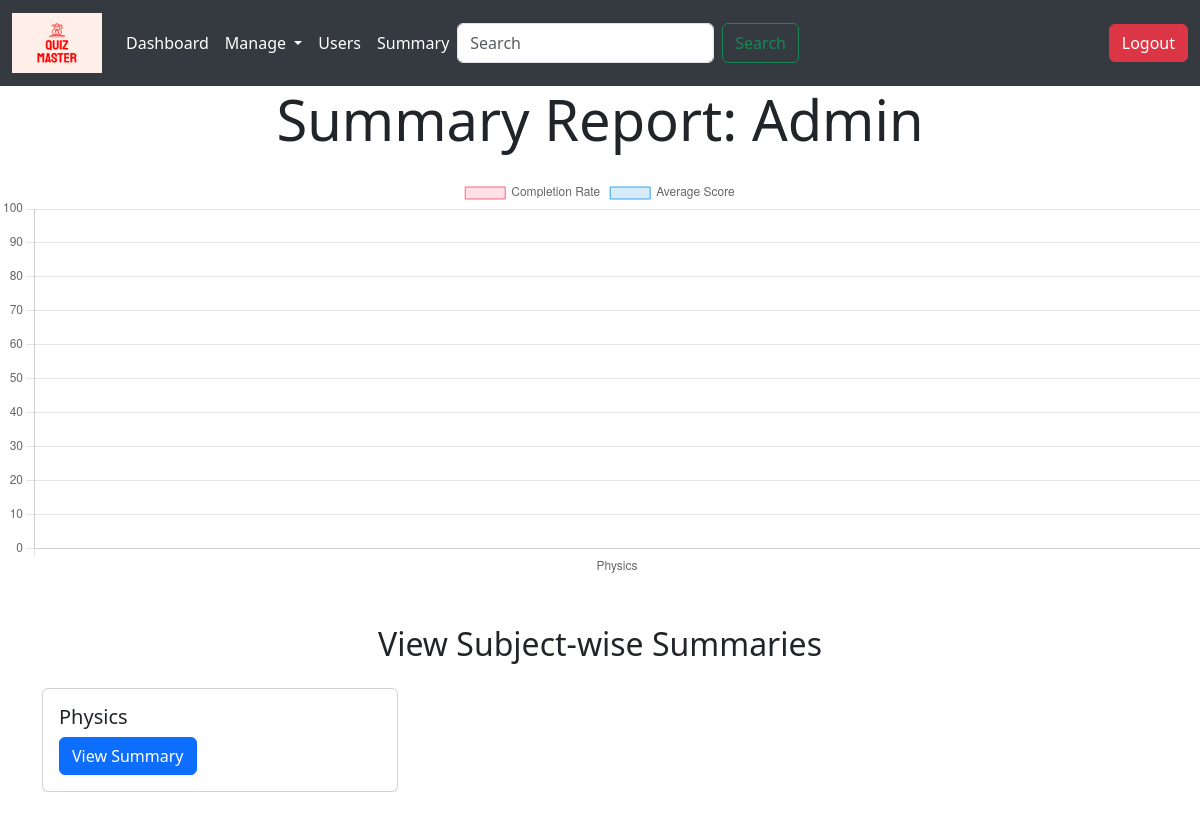
/user_summary/1 (signed in), run on an earlier commit of the app's database.
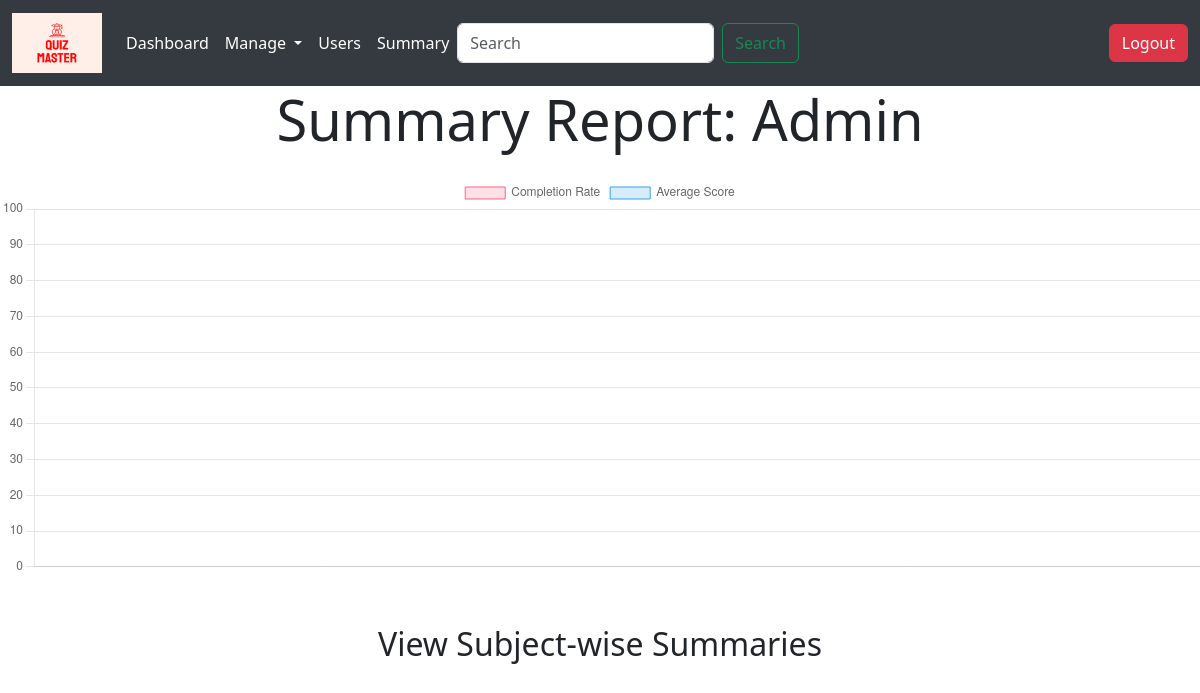
And on a later commit of the database.
### controller/models.py (models this page shows)
class Subject(db.Model):
    id = db.Column(db.Integer,primary_key = True, autoincrement = True)
    name = db.Column(db.String(128), unique = True, nullable = False)
    description = db.Column(db.Text)
    chapters = db.relationship('Chapter', backref = 'subject', lazy = True)

### controller/user_summary_routes.py (the view)
@app.route('/user_summary/<int:user_id>')
@login_required
def user_summary(user_id):
    if current_user.role == 'admin' or current_user.id == user_id:
        user = User.query.get_or_404(user_id)
        subjects = Subject.query.all()
        chart_data = []
        for subject in subjects:
            chapters = Chapter.query.filter_by(subject_id=subject.id).all()
            quizzes = []
            for chapter in chapters:
                quizzes.extend(Quiz.query.filter_by(chapter_id=chapter.id).all())
            attempts = Score.query.filter_by(user_id=user.id).all()
            attempted_quizzes = [attempt.quiz_id for attempt in attempts]
            print(attempted_quizzes) #Debugging
            completion_rate = len([quiz.id for quiz in quizzes if quiz.id in attempted_quizzes]) / len(quizzes) * 100 if quizzes else 0 #What percentage of quizzes of that subject has the user completed
            sum_percent_score = 0 #Sum of the percentage scores of all quizzes of that subject
            count = 0
            for quiz in quizzes:
                if quiz.id in attempted_quizzes:
                    attempt = Score.query.filter_by(user_id=user.id, quiz_id=quiz.id).first()
                    percent_score = attempt.score / quiz.maximum_marks * 100 if quiz.maximum_marks > 0 else 0
                    sum_percent_score += percent_score
                    count += 1
            percentage_average_score = sum_percent_score / count if count > 0 else 0
            chart_data.append({'label': subject.name, 'completion_rate': completion_rate, 'percentage_average_score': percentage_average_score})
        return render_template('user_summary.html', user=user, subjects=subjects, chart_data=chart_data)
    else:
        flash("You are not authorized to view this page", "danger")
        return redirect(url_for('home'))

### controller/authorization_routes.py (called while the page is built)
@login_manager.user_loader
def load_user(user_id):
    return User.query.get(int(user_id))

### templates/user_summary.html (shortened to what this page needs)
{% extends "base.html" %}
{% block content %}
    <div class="container">
        <h1 class="display-4 text-center mb-4">Summary Report: {{ user.username }}</h1>
    </div>
    <div class="chart-container mb-3" style="width: 100%; height: 400px;">
        <canvas id="summary-chart" style="width: 100%; height: 100%;"></canvas>
    </div>
    <script>
        const chartData = {{ chart_data|tojson }};
        const labels = chartData.map(data => data.label || '');
        const completionRates = chartData.map(data => data.completion_rate || 0);
        const percentageAverageScores = chartData.map(data => data.percentage_average_score || 0);
        const ctx = document.getElementById('summary-chart').getContext('2d');
        const chart = new Chart(ctx, {
            type: 'bar',
            data: {
                labels: labels,
                datasets: [{
                    label: 'Completion Rate',
                    data: completionRates,
                    backgroundColor: 'rgba(255, 99, 132, 0.2)',
                    borderColor: 'rgba(255, 99, 132, 1)',
                    borderWidth: 1
                }, {
                    label: 'Average Score',
                    data: percentageAverageScores,
                    backgroundColor: 'rgba(54, 162, 235, 0.2)',
                    borderColor: 'rgba(54, 162, 235, 1)',
                    borderWidth: 1
                }]
            },
            options: {
                scales: {
                    y: {
                        beginAtZero: true,
                        max: 100
                    }
                }
            }
        });
    </script>
    <div class="container mt-5">
        <h2 class="text-center mb-4">View Subject-wise Summaries</h2>
        <div class="row">
            {% for subject in subjects %}
                <div class="col-md-4 mb-4">
                    <div class="card">
                        <div class="card-body">
                            <h5 class="card-title">{{ subject.name }}</h5>
                            <a href="{{ url_for('user_subject_summary', user_id = user.id, subject_id=subject.id) }}" class="btn btn-primary">View Summary</a>
                        </div>
                    </div>
                </div>
            {% endfor %}
        </div>
    </div>
{% endblock %}

What changed in the data, as far as the page shows it:
removed Subject: name "Physics"
Also different on the page:
chart data {{ chart_data|tojson }}: [{"completion_rate": 0.0, "label": "Physics", "percentage_average_score": 0}] → []
